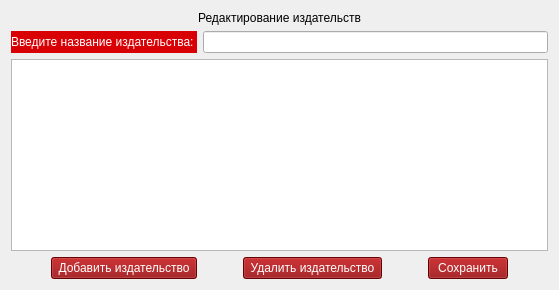
        <widget class="QWidget" name="page_3">
         <layout class="QVBoxLayout" name="verticalLayout_19">
          <item>
           <layout class="QVBoxLayout" name="verticalLayout_18">
            <item>
             <widget class="QLabel" name="label_27">
              <property name="styleSheet">
               <string notr="true">font: 11pt &quot;Comic Sans MS&quot;;</string>
              </property>
              <property name="text">
               <string>Редактирование издательств</string>
              </property>
              <property name="alignment">
               <set>Qt::AlignCenter</set>
              </property>
             </widget>
            </item>
           </layout>
          </item>
          <item>
           <layout class="QHBoxLayout" name="horizontalLayout_26">
            <item>
             <widget class="QLabel" name="label_28">
              <property name="styleSheet">
               <string notr="true">background-color: rgb(216, 0, 4);
color: rgb(255, 255, 255);
font: 9pt &quot;Comic Sans MS&quot;;</string>
              </property>
              <property name="text">
               <string>Введите название издательства: </string>
              </property>
             </widget>
            </item>
            <item>
             <widget class="QLineEdit" name="edit_ph"/>
            </item>
           </layout>
          </item>
          <item>
           <widget class="QTableWidget" name="table_ph"/>
          </item>
          <item>
           <layout class="QHBoxLayout" name="horizontalLayout_33">
            <item>
             <spacer name="horizontalSpacer_30">
              <property name="orientation">
               <enum>Qt::Horizontal</enum>
              </property>
              <property name="sizeHint" stdset="0">
               <size>
                <width>40</width>
                <height>20</height>
               </size>
              </property>
             </spacer>
            </item>
            <item>
             <widget class="QPushButton" name="btn_new_ph">
              <property name="styleSheet">
               <string notr="true">background-color: rgb(143, 0, 2);
font: 9pt &quot;Comic Sans MS&quot;;
color: rgb(255, 255, 255);</string>
              </property>
              <property name="text">
               <string> Добавить издательство </string>
              </property>
             </widget>
            </item>
            <item>
             <spacer name="horizontalSpacer_29">
              <property name="orientation">
               <enum>Qt::Horizontal</enum>
              </property>
              <property name="sizeHint" stdset="0">
               <size>
                <width>40</width>
                <height>20</height>
               </size>
              </property>
             </spacer>
            </item>
            <item>
             <widget class="QPushButton" name="btn_delete_ph">
              <property name="styleSheet">
               <string notr="true">background-color: rgb(143, 0, 2);
font: 9pt &quot;Comic Sans MS&quot;;
color: rgb(255, 255, 255);</string>
              </property>
              <property name="text">
               <string> Удалить издательство </string>
              </property>
             </widget>
            </item>
            <item>
             <spacer name="horizontalSpacer_28">
              <property name="orientation">
               <enum>Qt::Horizontal</enum>
              </property>
              <property name="sizeHint" stdset="0">
               <size>
                <width>40</width>
                <height>20</height>
               </size>
              </property>
             </spacer>
            </item>
            <item>
             <widget class="QPushButton" name="btn_save_ph">
              <property name="styleSheet">
               <string notr="true">background-color: rgb(143, 0, 2);
font: 9pt &quot;Comic Sans MS&quot;;
color: rgb(255, 255, 255);</string>
              </property>
              <property name="text">
               <string> Сохранить </string>
              </property>
             </widget>
            </item>
            <item>
             <spacer name="horizontalSpacer_27">
              <property name="orientation">
               <enum>Qt::Horizontal</enum>
              </property>
              <property name="sizeHint" stdset="0">
               <size>
                <width>40</width>
                <height>20</height>
               </size>
              </property>
             </spacer>
            </item>
           </layout>
          </item>
         </layout>
        </widget>
